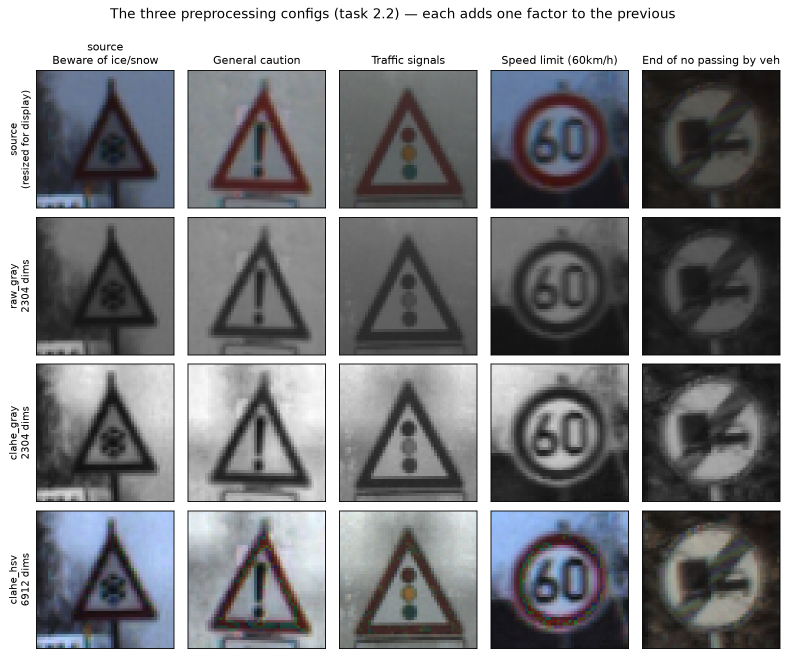
#> input picture figures/report/preprocessing_configs.png, 1576 x 1313 px (shown at 1/2 size)
$ python -i preprocessing_pipeline.py   (imports and definitions only)   (Python 2 division)
#> lines starting #> are read from the running program, lines starting #| are printed output that depends on the picture
### src/gtsrb/config.py
"""Task 0.3: global configuration -- seeds, thread pinning, paths, shared constants.

Call this at the top of every script and notebook:

    from gtsrb import config
    config.set_seeds()

Thread pinning is applied two ways, deliberately. Environment variables are set at import
time, but BLAS backends read those only when *they* are imported -- and an import sorter
will happily place `import numpy` above a first-party `from gtsrb import config`, which
would silently defeat the env vars in every script from task 1.1 onward. So `set_seeds()`
additionally clamps the already-loaded thread pools at runtime via `threadpoolctl`, which
works regardless of import order. The env vars remain as belt-and-braces for subprocesses.

Why this file exists at all (see docs/report-material/03-reproducibility.md):

The study's claim is that differences between representations are attributable to the
representation, because the classifier is held fixed. A gap of 0.7 percentage points only
supports that claim if re-running would not move it by 0.7 points on its own. Seed control
is what separates a real effect from run-to-run noise.
"""

from __future__ import annotations

import hashlib
import os
from pathlib import Path

# --- thread pinning ----------------------------------------------------------------
# These env vars only bite if set before the BLAS libraries are imported, which is not
# guaranteed; `limit_threads()` is the authoritative mechanism and works either way.
# Defaults to the 8 physical cores rather than all 16 SMT threads: sklearn (OpenMP) and
# torch each grabbing 16 oversubscribes the BLAS pool and thrashes. Override with
# GTSRB_NUM_THREADS=N if benchmarking.
NUM_THREADS: int = int(os.environ.get("GTSRB_NUM_THREADS", "8"))

_THREAD_ENV_VARS = (
    "OMP_NUM_THREADS",
    "OPENBLAS_NUM_THREADS",
    "MKL_NUM_THREADS",
    "NUMEXPR_NUM_THREADS",
    "VECLIB_MAXIMUM_THREADS",
)

for _var in _THREAD_ENV_VARS:
    # setdefault, not assignment: an explicit value from the shell always wins.
    os.environ.setdefault(_var, str(NUM_THREADS))

# Holds the threadpoolctl limiter so it is not garbage-collected -- dropping the
# reference can restore the original (unlimited) limits.
_LIMITER = None


# [11 lines left out: function limit_threads, not called in this run]

# --- the seed ----------------------------------------------------------------------
# One arbitrary but fixed value. Every random_state= in the project derives from it, so
# there is exactly one number to change to check that a result is not a lucky draw.
SEED: int = 42

# --- paths -------------------------------------------------------------------------
PROJECT_ROOT: Path = Path(__file__).resolve().parents[2]

DATA_DIR: Path = PROJECT_ROOT / "data"
RAW_DIR: Path = DATA_DIR / "raw"
GTSRB_DIR: Path = DATA_DIR / "GTSRB"
TRAIN_IMAGES_DIR: Path = GTSRB_DIR / "Final_Training" / "Images"
TEST_IMAGES_DIR: Path = GTSRB_DIR / "Final_Test" / "Images"
CACHE_DIR: Path = DATA_DIR / "cache"  # preprocessed uint8 .npy arrays (task 2.3)

# Test ground truth. NOTE there are two files and only one is usable:
#   TEST_GT_CSV            -- has ClassId. This is the one to load.
#   Final_Test/Images/GT-final_test.test.csv -- the blind-competition version, NO ClassId,
#                             and it sits next to the images. Same 12 630 rows, so picking
#                             it by mistake does not fail any count check.
TEST_GT_CSV: Path = DATA_DIR / "GT-final_test.csv"
TEST_GT_UNLABELLED_CSV: Path = TEST_IMAGES_DIR / "GT-final_test.test.csv"

RESULTS_DIR: Path = PROJECT_ROOT / "results"
RESULTS_CSV: Path = RESULTS_DIR / "results.csv"  # the tidy results table (task 1.6)
MODELS_DIR: Path = RESULTS_DIR / "models"
FIGURES_DIR: Path = PROJECT_ROOT / "figures"

# --- dataset constants -------------------------------------------------------------
N_CLASSES: int = 43
N_TRAIN_IMAGES: int = 39_209
N_TEST_IMAGES: int = 12_630
N_TRACKS: int = 1_307  # (class_id, track_id) pairs -- see docs/report-material/02

#: Official GTSRB class names, index == ClassId. Used for the confused-pairs table
#: (task 9.3), where "Speed limit (30) -> Speed limit (50)" is a finding and
#: "class 1 -> class 2" is a lookup exercise.
CLASS_NAMES: tuple[str, ...] = (
    "Speed limit (20km/h)",  # 0
    "Speed limit (30km/h)",  # 1
    "Speed limit (50km/h)",  # 2
    "Speed limit (60km/h)",  # 3
    "Speed limit (70km/h)",  # 4
    "Speed limit (80km/h)",  # 5
    "End of speed limit (80km/h)",  # 6
    "Speed limit (100km/h)",  # 7
    "Speed limit (120km/h)",  # 8
    "No passing",  # 9
    "No passing for vehicles over 3.5t",  # 10
    "Right-of-way at the next intersection",  # 11
    "Priority road",  # 12
    "Yield",  # 13
    "Stop",  # 14
    "No vehicles",  # 15
    "Vehicles over 3.5t prohibited",  # 16
    "No entry",  # 17
    "General caution",  # 18
    "Dangerous curve to the left",  # 19
    "Dangerous curve to the right",  # 20
    "Double curve",  # 21
    "Bumpy road",  # 22
    "Slippery road",  # 23
    "Road narrows on the right",  # 24
    "Road work",  # 25
    "Traffic signals",  # 26
    "Pedestrians",  # 27
    "Children crossing",  # 28
    "Bicycles crossing",  # 29
    "Beware of ice/snow",  # 30
    "Wild animals crossing",  # 31
    "End of all speed and passing limits",  # 32
    "Turn right ahead",  # 33
    "Turn left ahead",  # 34
    "Ahead only",  # 35
    "Go straight or right",  # 36
    "Go straight or left",  # 37
    "Keep right",  # 38
    "Keep left",  # 39
    "Roundabout mandatory",  # 40
    "End of no passing",  # 41
    "End of no passing by vehicles over 3.5t",  # 42
)

#: ROI-height buckets for the accuracy-vs-size figure (task 9.4). Nearly half of all
#: signs fall in the first bucket -- small signs are the modal case, not a corner case.
SIZE_BUCKETS: tuple[int, ...] = (0, 32, 48, 72)

IMAGE_SIZE: tuple[int, int] = (48, 48)  # (H, W) every representation operates on
VAL_FRACTION: float = 0.2  # track-disjoint, stratified by class (task 1.2)

# --- seeding -----------------------------------------------------------------------


# [72 lines left out: functions set_seeds, derive_seed, rng_for, ensure_dirs, describe, not called in this run]


# [4 lines that do not run on import are left out]

### scripts/demo/preprocessing_pipeline.py
"""Visual walkthrough of the preprocessing pipeline (tasks 2.1-2.2).

Generates two figures, intended both as a sanity check and as report material:

  preprocessing_pipeline.png  -- one image through every stage, with the intensity
                                 histogram before and after CLAHE
  preprocessing_configs.png   -- the three ablation configs across several signs

Run:
    poetry run python scripts/demo/preprocessing_pipeline.py
    poetry run python scripts/demo/preprocessing_pipeline.py --class-id 14 --out /tmp/figs

Nothing here reimplements the pipeline -- it calls `gtsrb.preprocessing` directly, so the
figures show exactly what the models are fed. If a figure looks wrong, the pipeline is
wrong.
"""

from __future__ import annotations

import argparse
from pathlib import Path

import matplotlib

# [1 line not run here, left out]

import cv2
import matplotlib.pyplot as plt
import numpy as np

from gtsrb import config, data
from gtsrb import preprocessing as pp


# cv2.imread gives BGR; matplotlib expects RGB. Getting this wrong renders every red
# prohibition sign blue -- and it is the kind of error that survives to print.
def _rgb(bgr: np.ndarray) -> np.ndarray:
    return cv2.cvtColor(bgr, cv2.COLOR_BGR2RGB)


# [73 lines left out: functions _pick_illustrative, _show, figure_pipeline, not called in this run]


def figure_configs(frame, out_dir: Path, n_signs: int = 5) -> Path:
    """The three ablation configs, side by side, on a spread of classes."""
    rng = np.random.default_rng(config.SEED)
    classes = rng.choice(config.N_CLASSES, size=n_signs, replace=False)
    rows = [
        _pick_illustrative(frame[frame["class_id"] == int(c)], min_h=40, max_h=200)
        for c in classes
    ]

    names = list(pp.PREPROC_CONFIGS)
    fig, axes = plt.subplots(len(names) + 1, n_signs, figsize=(2.0 * n_signs, 8.2))

    for col, row in enumerate(rows):
        bgr = pp.load_image(row["path"])
        label = config.CLASS_NAMES[int(row["class_id"])]
        _show(axes[0, col], _rgb(pp.resize(bgr)), label[:24] if col else f"source\n{label[:20]}")
        if col == 0:
            axes[0, col].set_ylabel("source\n(resized for display)", fontsize=9)

        for r, cfg_name in enumerate(names, start=1):
            out = pp.preprocess(bgr, cfg_name)
            shown = _rgb(cv2.cvtColor(out, cv2.COLOR_HSV2BGR)) if out.ndim == 3 else out
            _show(axes[r, col], shown, "")
            if col == 0:
                cfg = pp.get_config(cfg_name)
                axes[r, col].set_ylabel(f"{cfg_name}\n{cfg.flat_dim} dims", fontsize=9)

    fig.suptitle(
        "The three preprocessing configs (task 2.2) — each adds one factor to the previous",
        fontsize=12, y=0.995,
    )
    fig.tight_layout()
    path = out_dir / "preprocessing_configs.png"
    fig.savefig(path, dpi=160, bbox_inches="tight")
    plt.close(fig)
    return path


# [23 lines left out: function main, not called in this run]


# [2 lines not run here, left out]

>>> import cv2
>>> picture = cv2.imread('../../figures/report/preprocessing_configs.png', cv2.IMREAD_GRAYSCALE)
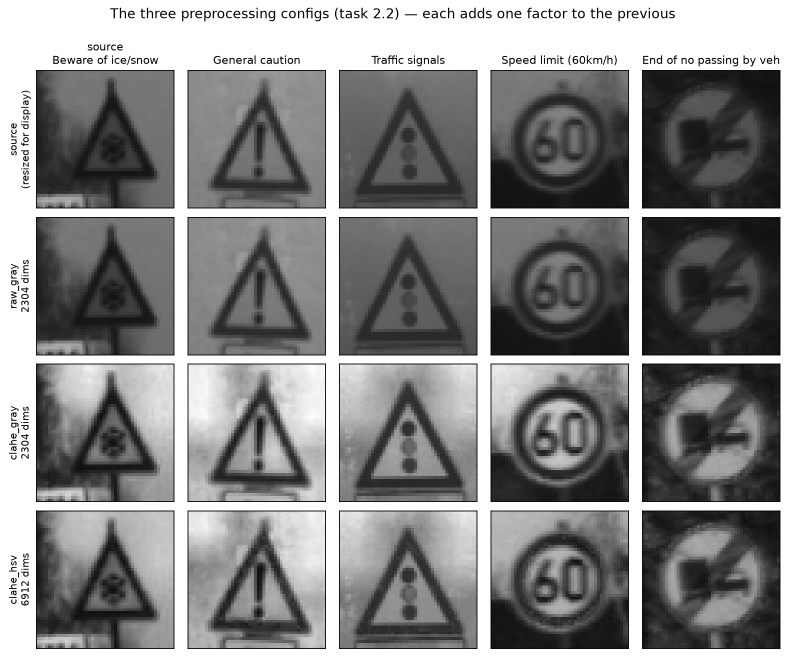
#> picture: shape (1313, 1576) (shown at 1/2 size); min 0, max 255, mean 134.9
>>> result = figure_configs(picture, 'out.png')
#> (the run stopped early here; a loop or call above may not have finished)

$ run again, on figures/report/bovw_config_sweep.png
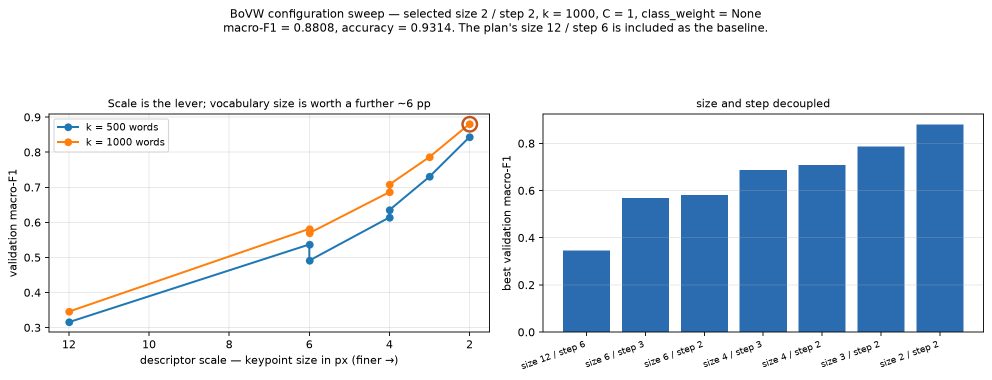
#> input picture figures/report/bovw_config_sweep.png, 1983 x 759 px (shown at 1/2 size)
#> `picture = cv2.imread('../../figures/report/preprocessing_configs.png',..`:
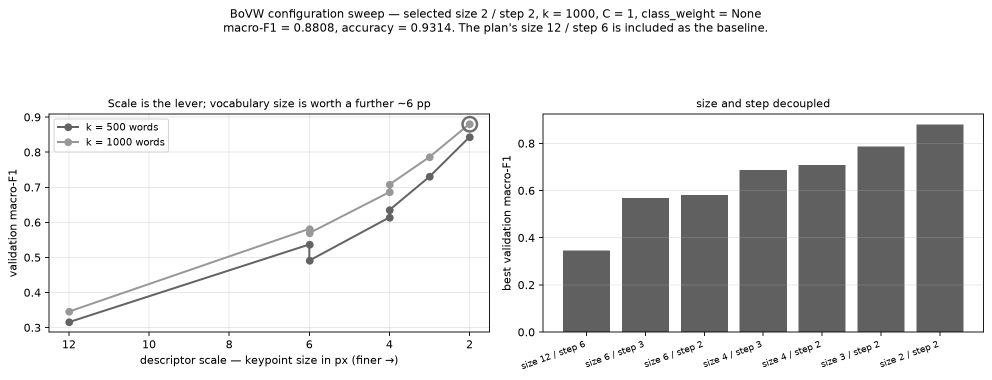
#> picture: shape (759, 1983) (shown at 1/2 size); min 0, max 255, mean 226.7

$ run again, on figures/report/bovw_grid_and_words.png
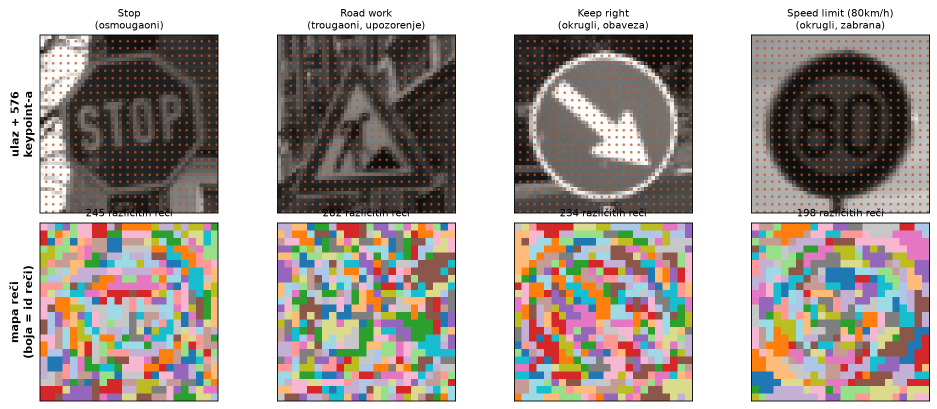
#> input picture figures/report/bovw_grid_and_words.png, 1874 x 818 px (shown at 1/2 size)
#> `picture = cv2.imread('../../figures/report/preprocessing_configs.png',..`:
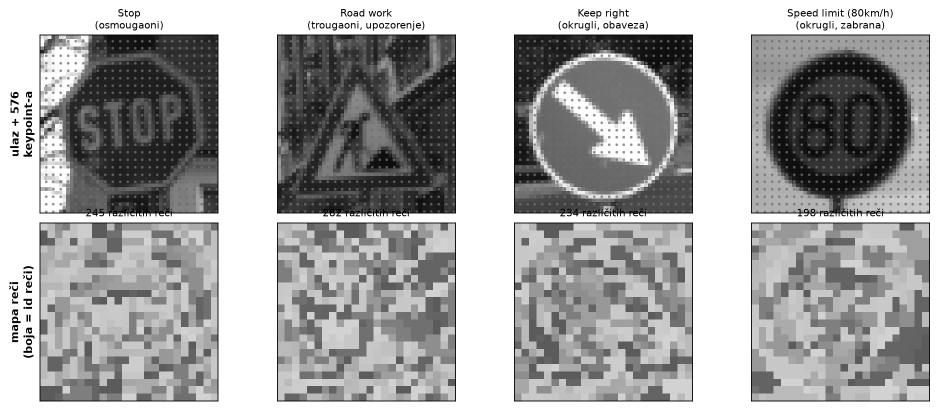
#> picture: shape (818, 1874) (shown at 1/2 size); min 0, max 255, mean 164.2
